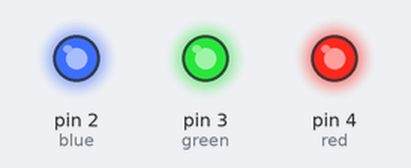
Recording of a sketch running on a simulated Arduino Uno, built with avr-gcc and run on an emulated ATmega328P. Shown: output pins drawn as LEDs (lit = HIGH).

Above: at 0.1 s.
Timing chart, 0 to 1.6 s (numbered marks = the images above):
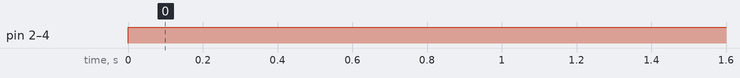

The sketch:

blynkLED_BLINK.ino
```cpp
#define red 4
#define blue 2
#define green 3

void setup()
{
  Serial.begin(9600);
  pinMode(red,OUTPUT);
  pinMode(blue,OUTPUT);
  pinMode(green,OUTPUT);

}
void loop()
{
 analogWrite(red,255);
 analogWrite(green,255);
 analogWrite(blue,255);
 delay(1000);

// analogWrite(red,0);
//  analogWrite(green,0);
//  analogWrite(blue,0);
//  delay(1000);
}
```

Measured:
- by itself, pin 2 (blue), pin 3 (green), pin 4 (red): LOW → HIGH at 0.00 s
